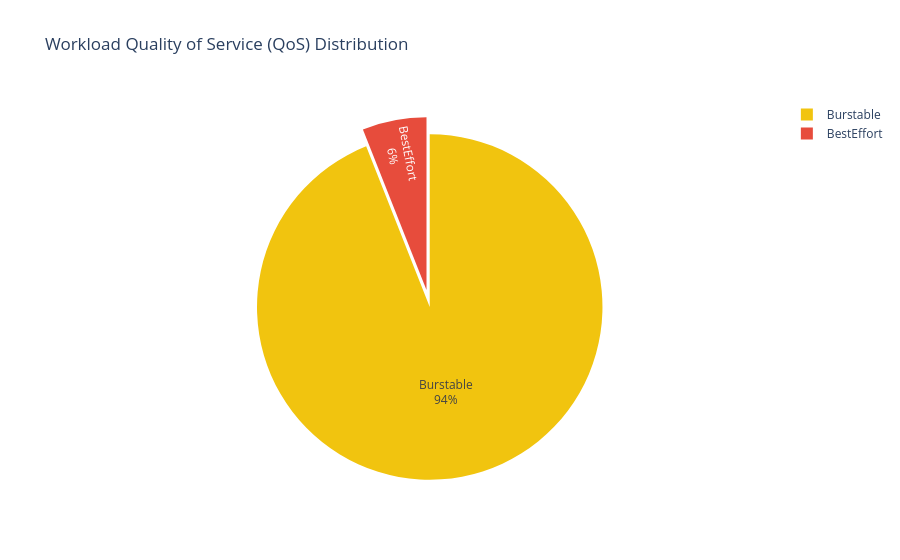

Notebook cell for this chart:
### Code cell
def calculate_qos(row):
    cpu_req = row['CPU_Request_Milli']
    cpu_lim = row['CPU_Limit_Milli']
    mem_req = row['Mem_Request_MiB']
    mem_lim = row['Mem_Limit_MiB']

    # 1. BestEffort: No requests or limits defined
    if cpu_req <= 0 and cpu_lim <= 0 and mem_req <= 0 and mem_lim <= 0:
        return "BestEffort"
    
    # 2. Guaranteed: Requests and Limits are present and EQUAL
    # Note: Limits must be > 0 to be 'Guaranteed'
    if (cpu_req > 0 and cpu_req == cpu_lim) and (mem_req > 0 and mem_req == mem_lim):
        return "Guaranteed"
    
    # 3. Burstable: Everything else
    return "Burstable"

# Apply the calculation
df['QoS_Class'] = df.apply(calculate_qos, axis=1)

# --- QoS Distribution Chart ---
fig_qos = px.pie(df, names='QoS_Class', 
                 title="Workload Quality of Service (QoS) Distribution",
                 color='QoS_Class',
                 color_discrete_map={
                     'Guaranteed': '#2ecc71', # Green (Stable)
                     'Burstable': '#f1c40f',  # Yellow (Standard)
                     'BestEffort': '#e74c3c'  # Red (Risk)
                 })

fig_qos.update_traces(textinfo='percent+label', pull=[0.1, 0, 0])
fig_qos.show()

### Figure 1 — Plotly figure (JSON) as saved in the notebook; plotly's stock layout.template omitted (floating-point values rounded to 4 significant figures)
{"data": [{"customdata": [["Burstable"], ["Burstable"], ["Burstable"], ["Burstable"], ["Burstable"], ["Burstable"], ["Burstable"], ["Burstable"], ["Burstable"], ["Burstable"], ["Burstable"], ["Burstable"], ["Burstable"], ["Burstable"], ["Burstable"], ["Burstable"], ["Burstable"], ["Burstable"], ["Burstable"], ["Burstable"], ["BestEffort"], ["Burstable"], ["Burstable"], ["Burstable"], ["Burstable"], ["Burstable"], ["Burstable"], ["Burstable"], ["Burstable"], ["Burstable"], ["Burstable"], ["BestEffort"], ["Burstable"], ["Burstable"], ["BestEffort"], ["Burstable"], ["Burstable"], ["Burstable"], ["Burstable"], ["Burstable"], ["Burstable"], ["Burstable"], ["Burstable"], ["Burstable"], ["Burstable"], ["Burstable"], ["Burstable"], ["Burstable"], ["Burstable"], ["Burstable"], ["Burstable"], ["Burstable"], ["Burstable"], ["Burstable"], ["Burstable"], ["Burstable"], ["Burstable"], ["Burstable"], ["Burstable"], ["Burstable"], ["Burstable"], ["Burstable"], ["Burstable"], ["Burstable"], ["Burstable"], ["Burstable"], ["Burstable"], ["Burstable"], ["Burstable"], ["BestEffort"], ["Burstable"], ["Burstable"], ["Burstable"], ["BestEffort"], ["Burstable"], ["Burstable"], ["Burstable"], ["Burstable"], ["Burstable"], ["Burstable"], ["Burstable"], ["Burstable"], ["Burstable"], ["Burstable"], ["Burstable"], ["Burstable"], ["Burstable"], ["Burstable"], ["Burstable"], ["Burstable"], ["Burstable"], ["Burstable"], ["Burstable"], ["Burstable"], ["Burstable"], ["Burstable"], ["Burstable"], ["Burstable"], ["Burstable"], ["BestEffort"]], "domain": {"x": [0, 1], "y": [0, 1]}, "hovertemplate": "QoS_Class=%{customdata[0]}<extra></extra>", "labels": ["Burstable", "Burstable", "Burstable", "Burstable", "Burstable", "Burstable", "Burstable", "Burstable", "Burstable", "Burstable", "Burstable", "Burstable", "Burstable", "Burstable", "Burstable", "Burstable", "Burstable", "Burstable", "Burstable", "Burstable", "BestEffort", "Burstable", "Burstable", "Burstable", "Burstable", "Burstable", "Burstable", "Burstable", "Burstable", "Burstable", "Burstable", "BestEffort", "Burstable", "Burstable", "BestEffort", "Burstable", "Burstable", "Burstable", "Burstable", "Burstable", "Burstable", "Burstable", "Burstable", "Burstable", "Burstable", "Burstable", "Burstable", "Burstable", "Burstable", "Burstable", "Burstable", "Burstable", "Burstable", "Burstable", "Burstable", "Burstable", "Burstable", "Burstable", "Burstable", "Burstable", "Burstable", "Burstable", "Burstable", "Burstable", "Burstable", "Burstable", "Burstable", "Burstable", "Burstable", "BestEffort", "Burstable", "Burstable", "Burstable", "BestEffort", "Burstable", "Burstable", "Burstable", "Burstable", "Burstable", "Burstable", "Burstable", "Burstable", "Burstable", "Burstable", "Burstable", "Burstable", "Burstable", "Burstable", "Burstable", "Burstable", "Burstable", "Burstable", "Burstable", "Burstable", "Burstable", "Burstable", "Burstable", "Burstable", "Burstable", "BestEffort"], "legendgroup": "", "marker": {"colors": ["#f1c40f", "#f1c40f", "#f1c40f", "#f1c40f", "#f1c40f", "#f1c40f", "#f1c40f", "#f1c40f", "#f1c40f", "#f1c40f", "#f1c40f", "#f1c40f", "#f1c40f", "#f1c40f", "#f1c40f", "#f1c40f", "#f1c40f", "#f1c40f", "#f1c40f", "#f1c40f", "#e74c3c", "#f1c40f", "#f1c40f", "#f1c40f", "#f1c40f", "#f1c40f", "#f1c40f", "#f1c40f", "#f1c40f", "#f1c40f", "#f1c40f", "#e74c3c", "#f1c40f", "#f1c40f", "#e74c3c", "#f1c40f", "#f1c40f", "#f1c40f", "#f1c40f", "#f1c40f", "#f1c40f", "#f1c40f", "#f1c40f", "#f1c40f", "#f1c40f", "#f1c40f", "#f1c40f", "#f1c40f", "#f1c40f", "#f1c40f", "#f1c40f", "#f1c40f", "#f1c40f", "#f1c40f", "#f1c40f", "#f1c40f", "#f1c40f", "#f1c40f", "#f1c40f", "#f1c40f", "#f1c40f", "#f1c40f", "#f1c40f", "#f1c40f", "#f1c40f", "#f1c40f", "#f1c40f", "#f1c40f", "#f1c40f", "#e74c3c", "#f1c40f", "#f1c40f", "#f1c40f", "#e74c3c", "#f1c40f", "#f1c40f", "#f1c40f", "#f1c40f", "#f1c40f", "#f1c40f", "#f1c40f", "#f1c40f", "#f1c40f", "#f1c40f", "#f1c40f", "#f1c40f", "#f1c40f", "#f1c40f", "#f1c40f", "#f1c40f", "#f1c40f", "#f1c40f", "#f1c40f", "#f1c40f", "#f1c40f", "#f1c40f", "#f1c40f", "#f1c40f", "#f1c40f", "#e74c3c"]}, "name": "", "pull": [0.1, 0, 0], "showlegend": true, "textinfo": "percent+label", "type": "pie"}], "layout": {"legend": {"tracegroupgap": 0}, "title": {"text": "Workload Quality of Service (QoS) Distribution"}}}
